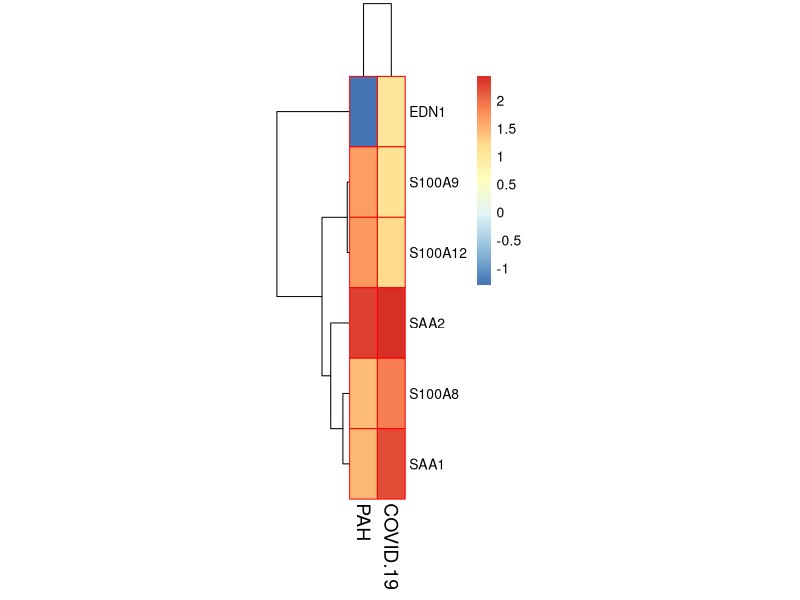

Source code (R):
library(gplots)
library(pheatmap)
c <-read.csv("heatmap.csv")
c <- c[order(c$PAH),]

row.names(c) <- c$X
c=c[,-1]

d <-data.matrix(c)


#yb <- colorRampPalette(c("white","red","white","blue"))
#heatmap.2(d, col=yb,main="    Upregulated genes", trace="none", margins= c(10,12), cexCol = 1,cexRow = 1)



pheatmap(d, border_color = "red", cellwidth = 20, fontsize_col = 14, fontsize_row = 10)
